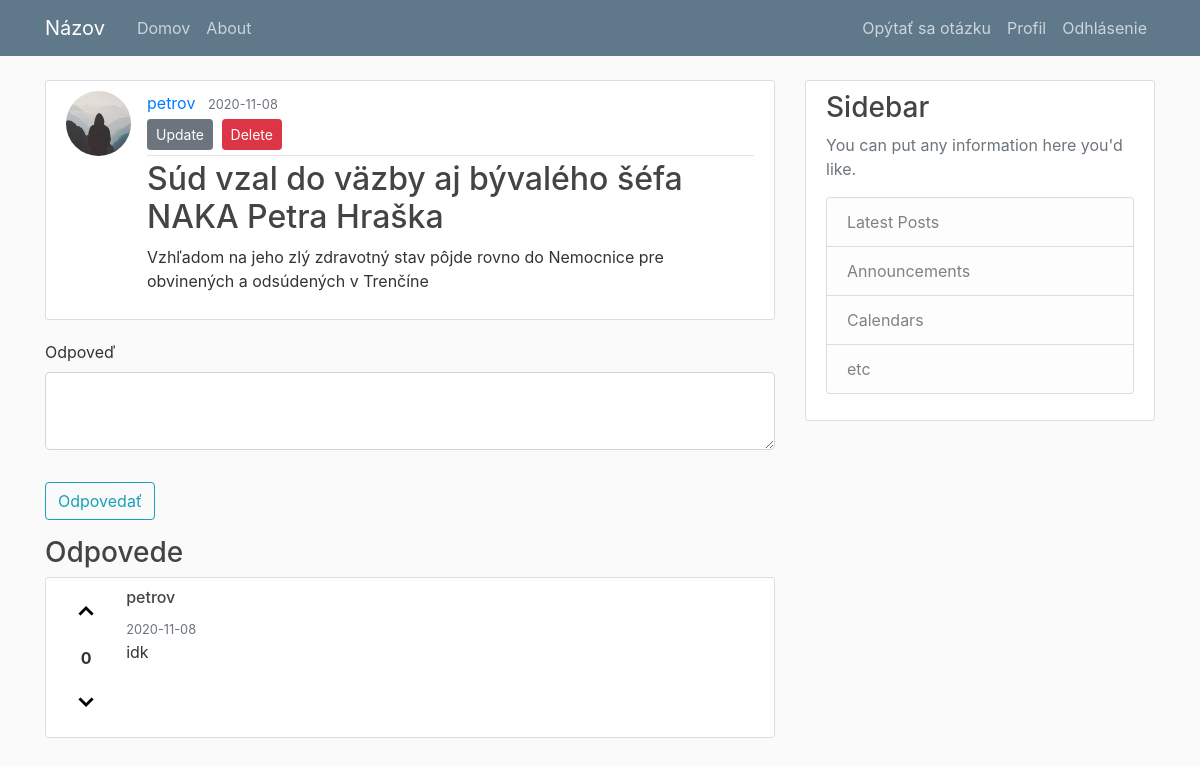
The app's page /post/1 (signed in) with its own data.
### application/models.py (models this page shows, shortened)
class User(db.Model, UserMixin):
    id = db.Column(db.Integer, primary_key=True)
    username = db.Column(db.String(20), unique=True, nullable=False)
    email = db.Column(db.String(120), unique=True, nullable=False)
    image_file = db.Column(db.String(20), nullable=False, default='default.jpg')
    password = db.Column(db.String(60), nullable=False)
    posts = db.relationship('Post', backref='author', lazy=True)
    comments = db.relationship('Comment', backref='author', lazy=True)
    comment_likes = db.relationship('CommentLike', backref='user', lazy=True)
    post_likes = db.relationship('PostLike', backref='user', lazy=True)

class Post(db.Model):
    id = db.Column(db.Integer, primary_key=True)
    title =  db.Column(db.String(100), nullable=False)
    date_posted = db.Column(db.DateTime, nullable=False, default=datetime.utcnow())
    content = db.Column(db.Text, nullable=False)
    user_id = db.Column(db.Integer, db.ForeignKey('user.id'), nullable=False)
    comments = db.relationship('Comment', backref='post', lazy=True)
    likes = db.relationship('PostLike', backref='post', lazy=True)
    keywords = db.relationship('KeyWord', backref='post', lazy=True)

class Comment(db.Model):
    id = db.Column(db.Integer, primary_key=True)
    content = db.Column(db.Text, nullable=False)
    date_posted = db.Column(db.DateTime, nullable=False, default=datetime.utcnow())
    user_id = db.Column(db.Integer, db.ForeignKey('user.id'), nullable=False)
    post_id = db.Column(db.Integer, db.ForeignKey('post.id'), nullable=False)
    likes = db.relationship('CommentLike', backref='comment', lazy=True)
    votes = 0
    can_upvote = True
    can_downvote = True

### application/posts/routes.py (the view)
@posts.route('/post/<int:post_id>')
def post(post_id):
    post = Post.query.get_or_404(post_id)
    comments = post.comments
    for comment in comments:
        comment.votes = 0
        for vote in comment.likes:
            comment.votes = comment.votes + 1 if vote.is_upvote else comment.votes - 1
        if current_user:
            upvoted = CommentLike.query.filter_by(comment_id=comment.id)\
                .filter_by(user_id=current_user.id).filter_by(is_upvote=True).count()
            downvoted = CommentLike.query.filter_by(comment_id=comment.id)\
                .filter_by(user_id=current_user.id).filter_by(is_upvote=False).count()
            if upvoted-downvoted > 0:
                comment.can_upvote = False
            if upvoted-downvoted < 0:
                comment.can_downvote = False
    form = ResponseForm()
    return render_template('post.html', post_id=post_id, title=post.title, post=post, form=form, comments=comments)

### application/posts/forms.py
class ResponseForm(FlaskForm):
    message = TextAreaField('Odpoveď', validators=[DataRequired()])
    submit = SubmitField('Odpovedať')

### application/models.py (called while the page is built)
@login_manager.user_loader
def load_user(user_id):
    return User.query.get(int(user_id))

### application/templates/post.html (shortened to what this page needs)
{% extends "layout.html" %}
{% block content %}
<article class="media content-section">
  <img class="rounded-circle article-img"
    src="{{ url_for('static', filename='profile_pics/' + post.author.image_file) }}">
  <div class="media-body">
    <div class="article-metadata">
      <a class="mr-2"
        href="{{ url_for('users.user_posts', username=post.author.username) }}">{{ post.author.username }}</a>
      <small class="text-muted">{{ post.date_posted.strftime('%Y-%m-%d') }}</small>
      {% if post.author == current_user %}
      <div>
        <a class="btn btn-secondary btn-sm mt-1 mb-1"
          href="{{ url_for('posts.update_post', post_id = post.id) }}">Update</a>
        <button type="button" class="btn btn-danger btn-sm m-1" data-toggle="modal"
          data-target="#deleteModal">Delete</button>
      </div>
      {% endif %}
    </div>
    <h2 class="article-title">{{ post.title }}</h2>
    <p class="article-content">{{ post.content }}</p>
  </div>
</article>
<div>
  <form method="POST" action="{{url_for('posts.add_post_comment', post_id=post_id)}}">
    <fieldset class="form-group">
      <div class="form-group">
        {{ form.message.label(class="form-control-label") }}
        {% if form.message.errors %}
        {{ form.message(class="form-control form-control-lg is-invalid") }}
        <div class="invalid-feedback">
          {% for error in form.message.errors %}
          <span>{{ error }}</span>
          {% endfor %}
        </div>
        {% else %}
        {{ form.message(class="form-control form-control-lg") }}
        {% endif %}
      </div>
    </fieldset>
    <div class="form-group">
      {{ form.submit(class="btn btn-outline-info") }}
    </div>
  </form>
</div>
<section>
  <h3>Odpovede</h3>
  {% for comment in comments %}
  <article class="content-section media">
    <div class="votes">
      <form action="{{ url_for('posts.upvote_comment', post_id=post_id, comment_id=comment.id) }}" method="post">
        {% if comment.can_upvote %}
        <button>&#8963;</button>
        {% endif %}
      </form>
      <strong>{{ comment.votes }}</strong>
      <form action="{{ url_for('posts.downvote_comment', post_id=post_id, comment_id=comment.id) }}" method="post">
        {% if comment.can_downvote %}
        <button>&#8964;</button>
        {% endif %}
      </form>
    </div>
    <div>
      <h6>{{ comment.author.username }}</h6>
      <small class="text-muted">{{ comment.date_posted.strftime('%Y-%m-%d') }}</small>
      <p>{{ comment.content }}</p>
    </div>
  </article>
  {% endfor %}
</section>
{% endblock content %}

### application/static/main.css (style rules this page uses)
body { background: #fafafa; color: #333333; margin-top: 5rem; }
h1, h2, h3, h4, h5, h6 { color: #444444; }
.content-section { background: #ffffff; padding: 10px 20px; border: 1px solid #dddddd; border-radius: 3px; margin-bottom: 20px; }
.article-title { color: #444444; }
.article-content { white-space: pre-line; }
.article-img { height: 65px; width: 65px; margin-right: 16px; }
.article-metadata { padding-bottom: 1px; margin-bottom: 4px; border-bottom: 1px solid #e3e3e3; }
.votes { padding-right: 20px; }
.votes * { display: block; text-align: center; }
.votes button { border: none; background: none; font-size: 25px; font-weight: 700; padding: 10px; }

### records on screen
User: image_file (placeholder picture), author.username "petrov"
Post: date_posted "2020-11-08", title "Súd vzal do väzby aj bývalého šéfa NAKA Petra Hraška", content "Vzhľadom na jeho zlý zdravotný stav pôjde rovno do Nemocnice pre obvinených a odsúdených v Trenčíne"
Comment: votes "0", author.username "petrov", date_posted "2020-11-08", content "idk"
